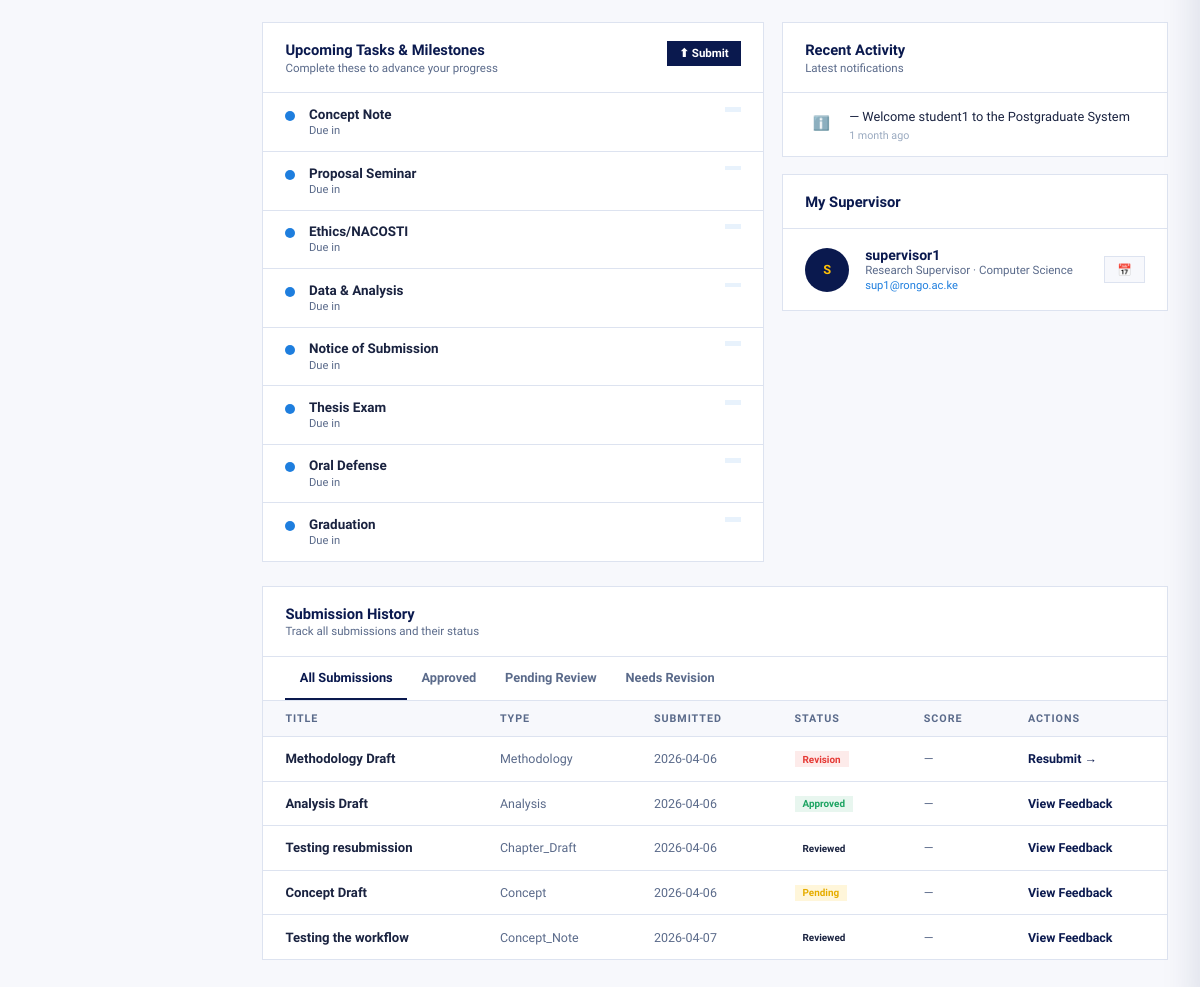
Page /students/dashboard/ (signed in, lower part) on the earlier database version.
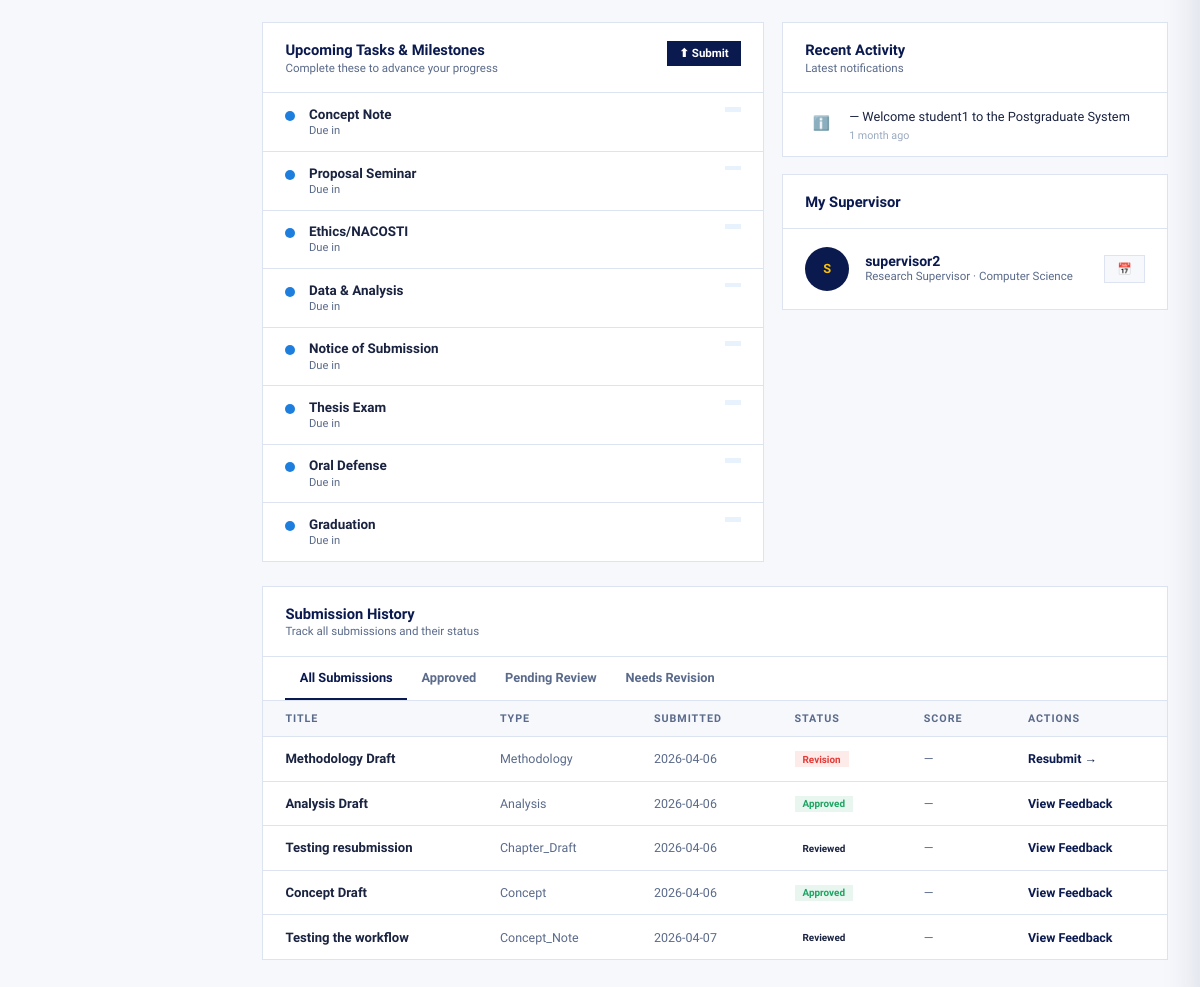
Same page on the later database version.
### users/models.py (models this page shows, shortened)
class User(AbstractUser):
    ROLE_CHOICES = (
        ("student", "Student"),
        ("supervisor", "Supervisor"),
        ("admin", "Admin"),
        ("dean", "Dean"),
        ("chair", "Chair"),
    )
    role = models.CharField(max_length=20, choices=ROLE_CHOICES)
    unique_id = models.CharField(max_length=50, unique=True, help_text="Admission Number for students or Staff ID for staff", editable=False)

### assessments/models.py (models this page shows, shortened)
class Submission(models.Model):
    TYPE_CHOICES = [
        ('concept_note', 'Concept Note'),
        ('proposal_draft', 'Proposal Draft'),
        ('proposal_final', 'Proposal Final'),
        ('chapter_draft', 'Chapter Draft'),
        ('chapter_revision', 'Chapter Revision'),
        ('full_thesis_draft', 'Full Thesis Draft'),
        ('final_thesis_submission', 'Final Thesis Submission'),
        ('presentation_slides', 'Presentation Slides'),
        ('research_paper', 'Research Paper'),
        ('progress_report', 'Progress Report'),
        ('dataset_appendices', 'Dataset / Appendices'),
    ]
    CHAPTER_CHOICES = [
        ('chapter_1', 'Chapter 1: Introduction'),
        ('chapter_2', 'Chapter 2: Literature Review'),
        ('chapter_3', 'Chapter 3: Methodology'),
        ('chapter_4', 'Chapter 4: Data Analysis'),
        ('chapter_5', 'Chapter 5: Discussion'),
        ('chapter_6', 'Chapter 6: Conclusion & Recommendations'),
        ('all_chapters', 'All Chapters'),
        ('proposal_document', 'Proposal Document'),
        ('not_applicable', 'Not Applicable'),
    ]
    STATUS_CHOICES = [
        ('submitted', 'Submitted'),
        ('reviewed', 'Reviewed'),
        ('approved', 'Approved'),
        ('pending', 'Pending'),
        ('revision', 'Needs Revision'),
    ]
    CHAIR_STATUS_CHOICES = [
        ('pending', 'Pending'),
        ('approved', 'Approved'),
        ('deferred', 'Deferred'),
    ]
    student = models.ForeignKey(Student, on_delete=models.CASCADE)
    title = models.CharField(max_length=255)
    type = models.CharField(max_length=50, choices=TYPE_CHOICES, default='chapter_draft')
    chapter = models.CharField(max_length=50, choices=CHAPTER_CHOICES, default='not_applicable', blank=True, null=True)
    file = models.FileField(upload_to='submissions/')
    submitted_at = models.DateTimeField(auto_now_add=True)
    status = models.CharField(max_length=20, choices=STATUS_CHOICES, default='submitted')
    chair_status = models.CharField(max_length=20, choices=CHAIR_STATUS_CHOICES, default='pending')
    reviewed_by = models.ForeignKey(User, on_delete=models.SET_NULL, null=True, blank=True, related_name='chair_reviewed_submissions')
    reviewed_at = models.DateTimeField(null=True, blank=True)
    notes = models.TextField(blank=True, null=True)
    stage = models.CharField(max_length=50, choices=PipelineStage.choices, default="concept_note")

### students/views.py (the view)
# urls.py: path('dashboard/', student_dashboard, name='student_dashboard'),
@login_required
def student_dashboard(request):
    student = get_object_or_404(Student, user=request.user)
    submissions = Submission.objects.filter(student=student)
    feedbacks = Feedback.objects.filter(
        submission__student=student
    ).select_related('submission')
    profile_form = StudentProfileForm(instance=student)
    if request.method == 'POST' and request.POST.get('profile_update'):
        profile_form = StudentProfileForm(request.POST, instance=student)
        if profile_form.is_valid():
            profile_form.save()
            messages.success(request, 'Profile updated successfully.')
            return redirect('student_dashboard')
    milestones = Milestone.objects.filter(student=student)
    notifications = Notification.objects.filter(user=request.user).order_by('-created_at')[:5]
    progress = StudentProgress.objects.filter(student=student).first()
    scores = {
        "Literature Review": feedbacks.filter(submission__type="literature").aggregate(avg=Avg("score"))["avg"] or 0,
        "Methodology": feedbacks.filter(submission__type="methodology").aggregate(avg=Avg("score"))["avg"] or 0,
        "Data Analysis": feedbacks.filter(submission__type="analysis").aggregate(avg=Avg("score"))["avg"] or 0,
        "Writing Quality": feedbacks.filter(submission__type="writing").aggregate(avg=Avg("score"))["avg"] or 0,
    }
    scores_labels = json.dumps(list(scores.keys()))
    scores_values = json.dumps([round(v, 1) for v in scores.values()])
    today = timezone.now().date()
    months = []
    progress_values = []
    total = milestones.count()
    completed = milestones.filter(status="done").count()
    in_progress = milestones.filter(status="in_progress").count()
    upcoming = milestones.filter(status="upcoming").count()
    progress_percent = int((completed / total) * 100) if total else 0
    for i in range(5, -1, -1):
        month_date = today - timedelta(days=30 * i)
        months.append(month_date.strftime("%b"))
        factor = (6 - i) / 6
        progress_values.append(int(progress_percent * factor))
    months_json = json.dumps(months)
    progress_values_json = json.dumps(progress_values)
    pipeline_order = [
        "Concept Note",
        "Proposal Seminar",
        "Ethics/NACOSTI",
        "Data & Analysis",
        "Notice of Submission",
        "Thesis Exam",
        "Oral Defense",
        "Graduation",
    ]
    milestone_dict = {m.title: m for m in milestones}
    pipeline_steps = []
    has_active = False
    for stage in pipeline_order:
        milestone = milestone_dict.get(stage)
        if milestone:
            if milestone.status == "done":
                status = "done"
            elif milestone.status in ["in_progress", "ongoing"] and not has_active:
                status = "active"
                has_active = True
            else:
                status = "pending"
        else:
            status = "pending"
        pipeline_steps.append({"title": stage, "status": status})
    if not has_active:
        for step in pipeline_steps:
            if step["status"] == "pending":
                step["status"] = "active"
                break
    active_step = next((s for s in pipeline_steps if s["status"] == "active"), None)
    active_index = pipeline_steps.index(active_step) + 1 if active_step else 0
    tasks_due_this_week = milestones.filter(status='upcoming').count()
    total_milestones = milestones.count()
    completed_milestones = milestones.filter(status='done').count()
    remaining_milestones = total_milestones - completed_milestones
    new_feedback = feedbacks.filter(is_read=False).count()
    current_gpa = round(sum([f.score for f in feedbacks if f.score]) / len([f for f in feedbacks if f.score]), 2) if feedbacks.exists() and any(f.score for f in feedbacks) else 0.0
    avg_score = round(current_gpa * 20, 1) if current_gpa > 0 else 0  # Convert GPA to percentage
    supervisor_rating = min(5.0, round(current_gpa / 20 * 5, 1)) if current_gpa > 0 else 0
    review_count = feedbacks.count()
    finance = get_finance_clearance(student)
    if student.supervisor:
        supervisor_name = student.supervisor.get_full_name() or student.supervisor.username
        supervisor_email = student.supervisor.email
    else:
        supervisor_name = "Assigned Supervisor"
        supervisor_email = "noreply@university.edu"
    initials = "".join([part[0] for part in supervisor_name.split()][:2]).upper()
    supervisor = {
        "name": supervisor_name,
        "email": supervisor_email,
        "initials": initials,
        "role": "Research Supervisor",
        "department": "Computer Science"
    }
    offset = 213.6 * (1 - progress_percent / 100)
    feedback_items = []
    for f in feedbacks.select_related('submission').order_by('-created_at'):
        if f.score is not None:
            if f.score >= 80:
                status = "approved"
            elif f.score >= 50:
                status = "revision"
            else:
                status = "revision"
        else:
            status = "pending"
        feedback_items.append({
            "title": f.submission.title,
            "chapter": f.submission.chapter,
            "message": f.comment,
            "score": f.score,
            "status": status,
            "date": f.created_at,
            "is_read": f.is_read,
        })
    current_stage_title = active_step["title"] if active_step else "Not started"
    current_stage_number = active_index
    stage_submissions = submissions.filter(type=current_stage_title).count()
    revision_count = submissions.filter(
        type=current_stage_title,
        status="revision"
    ).count()
    completed_steps = len([s for s in pipeline_steps if s["status"] == "done"])
    current_steps = len([s for s in pipeline_steps if s["status"] == "active"])
    pending_steps = len([s for s in pipeline_steps if s["status"] == "pending"])
    bookings = student.bookings.all().order_by('date')
    context = {
        "student": student,
        "submissions": submissions,
        "feedbacks": feedbacks,
        'milestones': milestones.order_by('date'),
        "notifications": notifications,
        "progress": progress,
        "pending_tasks": tasks_due_this_week,
        "completed_milestones": completed_milestones,
        "total_milestones": total_milestones,
        "new_feedback": new_feedback,
        "pipeline_steps": pipeline_steps,
        "active_step": active_step,
        "active_index": active_index,
        "months": months_json,
        "progress_values": progress_values_json,
        "scores_labels": scores_labels,
        "scores_values": scores_values,
        "finance": finance,
        "supervisor": supervisor,
        "in_progress_milestones": in_progress,
        "upcoming_milestones": upcoming,
        "current_stage": progress.current_stage if progress else None,
        "context_feedbacks": feedback_items,
        "unread_feedback_count": feedbacks.filter(is_read=False).count(),
        "current_stage_title": current_stage_title,
        "current_stage_number": current_stage_number,
        "total_stages": len(pipeline_steps),
        "stage_submissions": stage_submissions,
        "revision_count": revision_count,
        "completed_steps": completed_steps,
        "current_steps": current_steps,
        "pending_steps": pending_steps,
        "bookings": bookings,
        "submission_form": SubmissionForm(),
        "presentation_booking_form": PresentationBookingForm(),
        "student_profile_form": profile_form,
    }
    context["circle_offset"] = round(offset, 1)
    context["in_progress_percent"] = int((in_progress / total) * 100) if total else 0
    context["upcoming_percent"] = int((upcoming / total) * 100) if total else 0
    context["remaining_milestones"] = remaining_milestones
    context["in_progress_text"] = f"{in_progress} in progress"
    context["current_gpa"] = current_gpa
    context["avg_score"] = avg_score
    context["supervisor_rating"] = supervisor_rating
    context["review_count"] = review_count
    return render(request, "students/student.html", context)

### erp_integration/services.py (called while the page is built)
def get_finance_clearance(student):
    record = FinanceRecord.objects.filter(student=student).first()
    if not record:
        return {
            "status": "pending",
            "reference": None,
            "comments": "No finance record found.",
        }
    return {
        "status": record.status,
        "reference": record.reference,
        "comments": record.comments,
    }

### templates/students/student.html (shortened to what the changed rows need)
{% load static %}
<!DOCTYPE html>
<html lang="en">
<head>
</head>
<body>
<main>
  <div class="content">
    <div class="page active" id="page-dashboard">
      <div class="two-col">
    <div style="display:flex;flex-direction:column;gap:1.1rem">
        <div class="card">
            <div style="padding:1.1rem 1.4rem;display:flex;align-items:center;gap:1rem">
                <div style="flex:1">
                    <div style="font-weight:700;color:var(--navy);font-size:0.88rem">{{ supervisor.name }}</div>
                    <div style="font-size:0.72rem;color:var(--muted)">{{ supervisor.role }} · {{ supervisor.department }}</div>
                    <div style="font-size:0.7rem;color:var(--blue);margin-top:0.15rem">{{ supervisor.email }}</div>
                </div>
            </div>
        </div>
    </div>
</div>
      <div class="card" style="margin-bottom:1.5rem">
    <div id="st-all" class="tab-pane active">
        <div class="tbl-wrap">
            <table>
                <thead>
                    <tr>
                        <th>Title</th>
                        <th>Type</th>
                        <th>Submitted</th>
                        <th>Status</th>
                        <th>Score</th>
                        <th>Actions</th>
                    </tr>
                </thead>
                <tbody>
                    {% for sub in submissions %}
                    <tr>
                        <td class="td-title">{{ sub.title }}</td>
                        <td class="td-muted">{{ sub.type|title }}</td>
                        <td class="td-muted">{{ sub.submitted_at|date:"Y-m-d" }}</td>
                        <td>
                            <span class="pill
                                {% if sub.status == 'approved' %}pill-approved
                                {% elif sub.status == 'pending' %}pill-pending
                                {% elif sub.status == 'revision' %}pill-revision
                                {% endif %}">
                                {{ sub.status|title }}
                            </span>
                        </td>
                        <td>
    {% if sub.score %}
        {% if sub.score >= 85 %}
            <span class="score-good">{{ sub.score }}%</span>
        {% elif sub.score >= 70 %}
            <span class="score-ok">{{ sub.score }}%</span>
        {% else %}
            <span class="score-low">{{ sub.score }}%</span>
        {% endif %}
    {% else %}
        <span class="td-muted">—</span>
    {% endif %}
</td>
                        <td>
                            {% if sub.status == 'revision' %}
                                <a class="link-btn" onclick="openM('modal-submit')">Resubmit →</a>
                            {% else %}
                                <a class="link-btn" onclick="showPage('page-feedback')">View Feedback</a>
                            {% endif %}
                        </td>
                    </tr>
                    {% empty %}
                    <tr>
                        <td colspan="6" class="td-muted">No submissions found</td>
                    </tr>
                    {% endfor %}
                </tbody>
            </table>
        </div>
    </div>
</div>
    </div>
  </div>
</main>
</body>
</html>

Differences in the rows shown:
no longer on this page (row unchanged): User: name "supervisor1", email "sup1@rongo.ac.ke"
added User: name "supervisor2"
changed Submission "Concept Draft": status "Pending" → "Approved"
